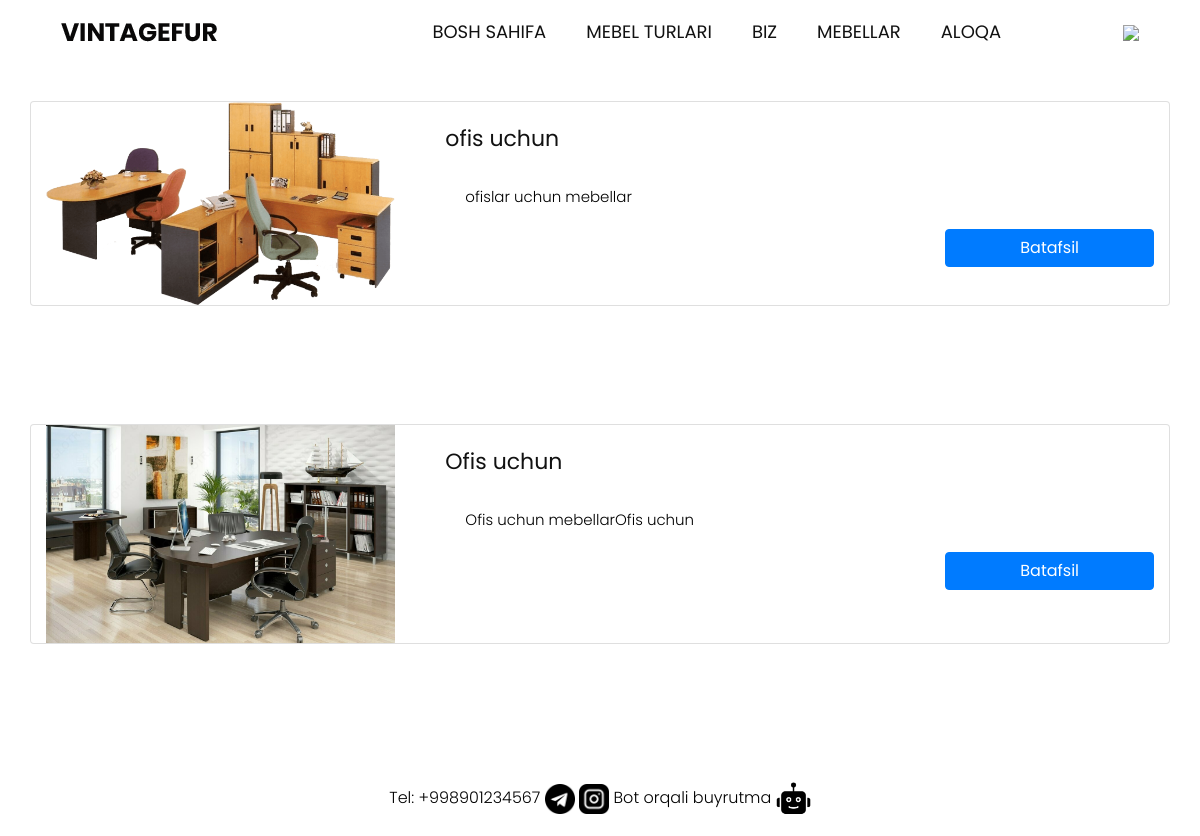
Page /category/ofis/ on the committed database.
### newsapp/models.py (models this page shows, shortened)
class Mebel(models.Model):
    title = models.CharField(max_length=350, verbose_name='Mebel nomi')
    summary = models.CharField(max_length=450, blank=True, null=True, verbose_name='Mebel haqida qisqacha ta\'rif')
    body = RichTextField(verbose_name='Mebel haqida batafsil ma\'lumot')
    categoty = models.ForeignKey(Category, default=1, on_delete=models.CASCADE, verbose_name='Mebel turini tanlang')
    image = models.ImageField(upload_to='image/', blank=True, null=True, verbose_name='Mebel rasmi')
    material = models.CharField(max_length=200, blank=True, null=True, verbose_name='Mebelda ishlatilgan material')
    price = models.CharField(max_length=50, verbose_name='Mebelni sotilish narxi')
    rek_price = models.CharField(max_length=50, blank=True, null=True, verbose_name='Mebel reklama narxi')

### newsapp/views.py (the view)
# urls.py: path('category/<str:fstr>/', get_category, name='category'),
def get_category(request, fstr):
    try:
        category = Category.objects.get(cat_name=fstr)
        posts = Mebel.objects.filter(categoty=category)
        return render(request, 'category.html', {'posts':posts})
    except:
        return render(request, 'services.html', {})

### templates/category.html
{% extends 'base.html' %}
{% block content %}
<br><br><br><br>
     {% for mebel in posts %}
        <div class="card mb-3 container" style="max-width: auto;">
          <div class="row g-0">
            <div class="col-md-4">
              {% if mebel.image %}
                <img src="{{ mebel.image.url }}" class="img-fluid rounded-start" alt="rasm">
              {% endif %}
            </div>
            <div class="col-md-8">
              <div class="card-body">
                <h2 class="card-title">{{ mebel.title }}</h2>
                <p class="card-text" style="color: black;">{{ mebel.summary }}</p>
              </div>
                <a href="{% url 'detail_product' mebel.pk %}" class="btn btn-primary">Batafsil</a>
            </div>
          </div>
        </div>
<br><br><br><br>
    {% endfor %}
{% endblock content %}

### static/css/style.css (style rules this page uses)
* { box-sizing: border-box !important; transition: ease all 0.5s; }
html { scroll-behavior: smooth; }
body { color: #666666; font-size: 14px; font-family:Poppins; line-height: 1.80857; font-weight: normal; overflow-x: hidden; }
a { color: #1f1f1f; text-decoration: none !important; outline: none !important; -webkit-transition: all .3s ease-in-out; -moz-transition: all .3s ease-in-out; -ms-transition: all .3s ease-in-out; -o-transition: all .3s ease-in-out; transition: all .3s ease-in-out; }
h1, h2, h3, h4, h5, h6 { letter-spacing: 0; font-weight: normal; position: relative; padding: 0 0 10px 0; font-weight: normal; line-height: normal; color: #111111; margin: 0 }
h2 { font-size: 22px }
*, *::after, *::before { -webkit-box-sizing: border-box; -moz-box-sizing: border-box; box-sizing: border-box; }
p { margin: 20px; font-weight: 300; font-size: 15px; line-height: 24px; }
a { color: #222222; text-decoration: none; outline: none !important; }
a, .btn { text-decoration: none !important; outline: none !important; -webkit-transition: all .3s ease-in-out; -moz-transition: all .3s ease-in-out; -ms-transition: all .3s ease-in-out; -o-transition: all .3s ease-in-out; transition: all .3s ease-in-out; }
img { max-width: 100%; height: auto; }
.btn { display: block; margin-left: 520px; margin-right: auto; }

### rows in the picture
Mebel: image (picture), title "ofis uchun", summary "ofislar uchun mebellar"
Mebel: image (picture), title "Ofis uchun", summary "Ofis uchun mebellarOfis uchun"
